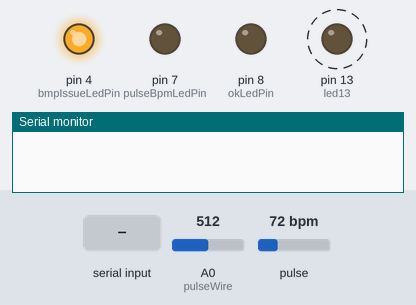
The sketch below on a simulated Arduino Uno, built with avr-gcc and run on an emulated ATmega328P. On the bench: output pins drawn as LEDs (lit = HIGH), the last lines printed to the serial monitor. Dashed ring = blinking. The test bench sets the inputs (shaded band); at power-on: pulse 72 bpm, A0 (pulseWire) = 512. Pins used as bus, display or sensor lines are not drawn.

Above: at 1.2 s.
1.3 s: "B" received over the second serial link
At 2.3 s:
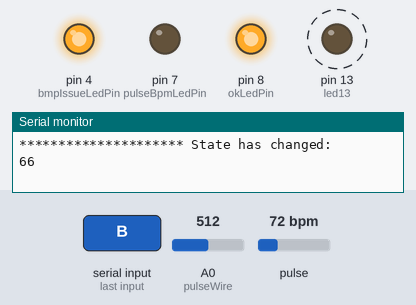
4.3 s: "P" received over the second serial link
At 7.2 s:
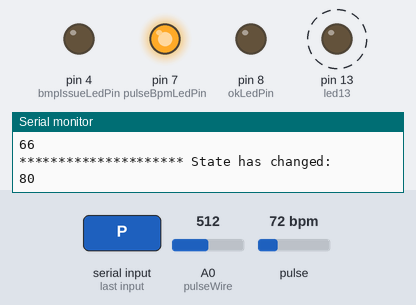
7.3 s: pulse set to 42 bpm
9.5 s: "B" received over the second serial link
At 10.1 s:
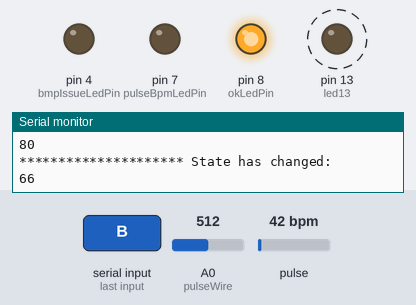
12.5 s: pulse set to 100 bpm
At 13.1 s:
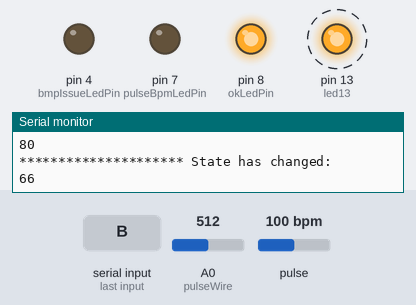
Timing chart, 0 to 16.5 s (numbered marks = the images above; inputs shaded):
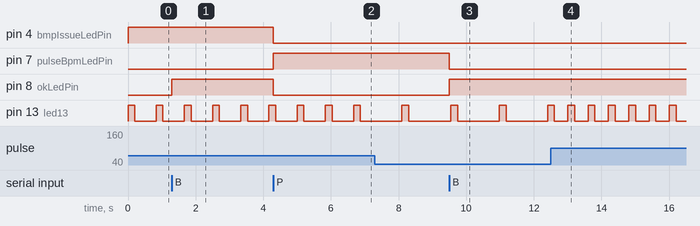

Measured:
- after the input at 1.3 s, pin 8 (okLedPin): LOW → HIGH at once
- after the input at 4.3 s, pin 4 (bmpIssueLedPin), pin 8 (okLedPin): HIGH → LOW at once; pin 7 (pulseBpmLedPin): LOW → HIGH at once
- after the input at 9.5 s, pin 7 (pulseBpmLedPin): HIGH → LOW at once; pin 8 (okLedPin): LOW → HIGH at once
- after the input at 12.5 s, pin 13 (led13): alternates HIGH for 0.20 s and LOW for 0.40 s, starting after 0.51 s
- by itself, pin 13 (led13): alternates HIGH for 0.20 s and LOW for 1.2 s

The sketch:

ZazHRM.ino
```cpp
// (licence header left out)
#define USE_ARDUINO_INTERRUPTS true    // Set-up low-level interrupts for most acurate beat per minute (BPM) math.
#include <PulseSensorPlayground.h>     // Includes the PulseSensorPlayground Library (https://pulsesensor.com/)

#include <SoftwareSerial.h>            // Using software serial allows to keep on using the Arduino serial monitor and
                                       // plotter in parallel for debugging purposes.

////////// Bluetooth variables //////////

int communicationInterval = 500;    // Default is every 500 ms for communicating the BPM, for the pulse it is every 50 ms.
const int bluetoothPower = 2;       // Pin where to send 5V to the VCC pin of the HC-05 Bluetooth module.
unsigned long timeNow = 0;          // Timer used to send data to the App by interval.

const int rxPin = 10;               // Pin used to listen the App commands.
const int txPin = 11;               // Pin used to send BPM or pulse data to the App.

SoftwareSerial softSerial(rxPin, txPin);

////////// PulseSensor variables //////////

PulseSensorPlayground pulseSensor;  // Creates an instance of the PulseSensorPlayground object.
const int pulseWire = 0;            // PulseSensor long white wire connected to analog pin 0; the extension of the purple wire.
int threshold = 550;                // Determine which Signal to "count as a beat" and which to ignore; this should be be made eventually modifiable from the App.

const int led13 = 13;               // The on-board Arduino LED, close to PIN 13; triggered when signal above threshold (550)
const int okLedPin = 8;             // ON: no issue to report in BPM measurements; green color.
const int pulseBpmLedPin = 7;       // ON: pulse mode, OFF: BPM mode; yellow color.
const int bmpIssueLedPin = 4;       // ON: when BPM has troubled being acquired by the PulseSensor; red color.

int skippedHb = 0;                  // Count the number of periods without having seen a heartbeat; when above a certain threshold, an alert #1 is triggered.

////////// App variables //////////

const int pulseRate = 50;           // Pulse data will be transfered to App every 50 ms.
const int bpmRate = 500;            // BPM data will be transfered to App every half second.

const int bpmAlertCode1 = 5;        // After the PulseSensor is failing to acquire the BPM for a time superior to bmpAlertDelay, a BPM of 5 is sent.
int bpmAlertDelay = 5000;           // Default bmpAlertDelay is 5000 ms, but can be changed from App.

int state = 0;                      // Used to communicate commands from the App to the Arduino side.
bool appReady = false;              // To know whether the App is ready to receive and display BMP or pulse data.


////////// Setup //////////

void setup() {

  pinMode(okLedPin, OUTPUT);
  digitalWrite(okLedPin, LOW);
  pinMode(pulseBpmLedPin, OUTPUT);
  digitalWrite(pulseBpmLedPin, LOW);
  pinMode(bmpIssueLedPin, OUTPUT);
  digitalWrite(bmpIssueLedPin, HIGH);

  pinMode(bluetoothPower, OUTPUT);
  digitalWrite(bluetoothPower, HIGH);

  Serial.begin(9600);                    //
  softSerial.begin(9600);                //

  // Configuring the PulseSensor object
  pulseSensor.analogInput(pulseWire);
  pulseSensor.blinkOnPulse(led13);       // Auto-magically blink Arduino's LED with heartbeat
  pulseSensor.setThreshold(threshold);

  if (!pulseSensor.begin()) {
    for(;;) {
      // Flash the led to show things didn't work.
      digitalWrite(led13, LOW);
      delay(50);
      digitalWrite(led13, HIGH);
      delay(50);
    }
  }
}

bool comLock = false;
const int maxPulse = 1024;               // The maximal value that should be sent by the PulseSensor.

void loop() {

  int bpm = pulseSensor.getBeatsPerMinute();
  int pulse = analogRead(pulseWire);

  if (pulse > maxPulse) {
    Serial.println("********************* Pulse above 1024:");
    Serial.println(pulse);
    pulse = maxPulse;                    // Range should remain in [0, 1024], but just in case.
  }

  int validBpm;

  if (pulseSensor.sawStartOfBeat() and !comLock) {          //
    validBpm = bpm;                                         //
    comLock = true;
  }

  if(softSerial.available() > 0) {

    state = softSerial.read();
    bool switchHasState = false;

    switch(state) {
      case 'B':                             // The App has switched to BPM mode.
        digitalWrite(pulseBpmLedPin, LOW);
        digitalWrite(okLedPin, HIGH);
        communicationInterval = bpmRate;
        switchHasState = true;
        break;
      case 'P':                             // The App has switched to pulse mode.
        digitalWrite(pulseBpmLedPin, HIGH);
        digitalWrite(bmpIssueLedPin, LOW);
        digitalWrite(okLedPin, LOW);
        communicationInterval = pulseRate;
        switchHasState = true;
        break;
      case 'S':                             // The App's "Start HRM" button was pressed, the App is ready to received data and log it.
        appReady = true;
        switchHasState = true;
        break;
      case 'T':                             // The App's "Stop HRM" button was pressed, the flow of data to the App is stopped.
        appReady = false;
        switchHasState = true;
        break;
      default:                              // The App has changed the delay before an alert in triggered, "Alert D" on the App's screen.
        if (state == 5 || 10 || 20 || 30 || 60) {
          bpmAlertDelay = state * 1000;
          switchHasState = true;
        }
        break;
    }

    if (switchHasState == true) {
      Serial.println("********************* State has changed:");
      Serial.println(state);
      Serial.flush();
      softSerial.flush();
      state = 0;
    }
  }

  if (millis() > timeNow + communicationInterval) {
    timeNow = millis();
    if (appReady) {

      ////////// Sending Bpm or Pulse, depending on chosen rate //////////
      if (communicationInterval == bpmRate) {
        skippedHb += 1;

        if (comLock) {
          skippedHb = 0;
          if (validBpm > 255) { validBpm = 255; }
          Serial.println(validBpm);
          softSerial.write(validBpm);
          digitalWrite(bmpIssueLedPin, LOW);
          digitalWrite(okLedPin, HIGH);
          comLock = false;
        }

        if (skippedHb > bpmAlertDelay / bpmRate) { // With default bpmAlertDelay, corresponds to 10 skipped heart beat.
          Serial.println(bpmAlertCode1);
          softSerial.write(bpmAlertCode1);         // The Arduino Board is alerting the App side, bpmAlertCode1 is trigger #1.
                                                   // When BT or Arduino looses power, the App side has its own trigger, trigger #2.
          digitalWrite(bmpIssueLedPin, HIGH);      // Alerting Arduino side
          digitalWrite(okLedPin, LOW);
        }
      }
      else if (communicationInterval == pulseRate) {
        Serial.println(pulse);
        byte val = map(pulse,0,maxPulse,0,255);    //
        softSerial.write(val);
        digitalWrite(bmpIssueLedPin, LOW);
        digitalWrite(okLedPin, LOW);
      }
    }
  }
  //delay(20); // Not sure this delay is usefull, may need to be evaluated
}
```
